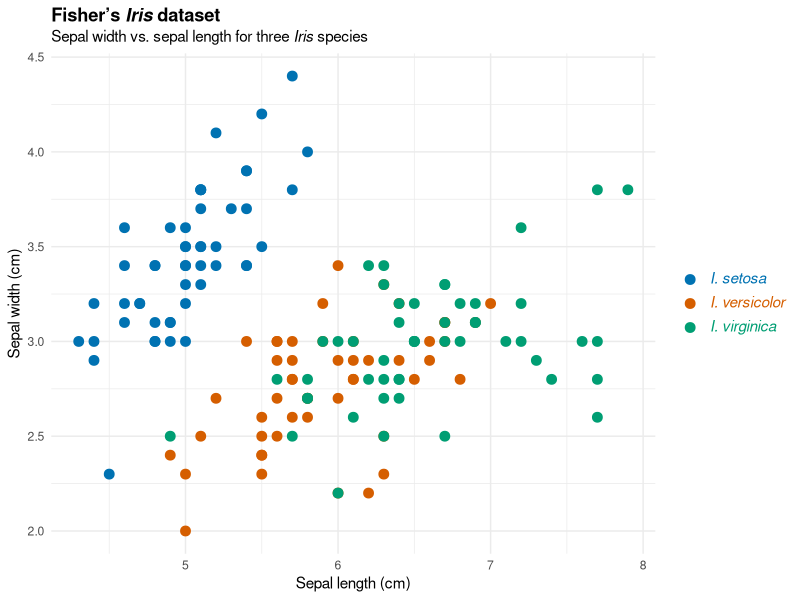

R code for this plot: (Note: this script raises an error after producing the figure.)
## ---- chunk 1
knitr::opts_chunk$set(echo = TRUE)
## ---- chunk 2
library(tidyverse)
library(ggtext) # devtools::install_github("clauswilke/ggtext")

## ---- chunk 3
ggplot(iris, aes(Sepal.Length, Sepal.Width, color = Species)) +
  geom_point(size = 3) +
   scale_color_manual(
    name = NULL,
    values = c(setosa = "#0072B2", virginica = "#009E73", versicolor = "#D55E00"),
    labels = c(
      setosa = "<i style='color:#0072B2'>I. setosa</i>",
      virginica = "<i style='color:#009E73'>I. virginica</i>",
      versicolor = "<i style='color:#D55E00'>I. versicolor</i>")
    ) +
  labs(
    title = "**Fisher's *Iris* dataset**  
    <span style='font-size:11pt'>Sepal width vs. sepal length for three *Iris*
    species</span>",
    x = "Sepal length (cm)", y = "Sepal width (cm)"
  ) +
  theme_minimal() +
  theme(
    plot.title = element_markdown(lineheight = 1.1),
    legend.text = element_markdown(size = 11)
  )


## ---- chunk 4
labels <- c(
  setosa = "<img src='https://upload.wikimedia.org/wikipedia/commons/thumb/8/86/Iris_setosa.JPG/180px-Iris_setosa.JPG'
    width='100' /><br>*I. setosa*",
  virginica = "<img src='https://upload.wikimedia.org/wikipedia/commons/thumb/3/38/Iris_virginica_-_NRCS.jpg/320px-Iris_virginica_-_NRCS.jpg'
    width='100' /><br>*I. virginica*",
  versicolor = "<img src='https://upload.wikimedia.org/wikipedia/commons/thumb/2/27/20140427Iris_versicolor1.jpg/320px-20140427Iris_versicolor1.jpg'
    width='100' /><br>*I. versicolor*"
)

ggplot(iris, aes(Species, Sepal.Width)) +
  geom_boxplot() +
  scale_x_discrete(
    name = NULL,
    labels = labels
  ) +
  theme(
    axis.text.x = element_markdown(color = "black", size = 11)
  )
## ---- chunk 5
df <- data.frame(
  label = c("Some text **in bold**.",
            "Linebreaks<br>linbreaks<br>linebreaks",
            "*x*<sup>2</sup> + 5*x* + *C*<sup>*i*</sub>",
            "Some <span style='color:blue'>blue text **in bold**.**</span><br>And *italics text.*<br>
            And some <span style='font-size:18pt; color:black'>large</span> text."),
  x = c(.2, .1, .5, .9),
  y = c(.8, .4, .1, .5),
  hjust = c(0.5, 0, 0, 1),
  vjust = c(0.5, 1, 0, 0.5),
  angle = c(0, 0, 45, -45),
  color = c("black", "blue", "black", "red"),
  fill = c("cornsilk", "white", "lightblue1", "white")
)

ggplot(df) +
  aes(x, y, label = label, angle = angle, color = color, fill = fill,
      hjust = hjust, vjust = vjust) +
  geom_richtext(
    fill = NA, label.color = NA, # remove backgroup and outline
    label.padding = grid::unit(rep(0, 4), "pt") # remove padding
  ) +
  geom_point(color = "black", size = 2) +
  scale_color_identity() +
  scale_fill_identity() +
  xlim(0, 1) + ylim(0, 1)


## ---- chunk 6

df <- data.frame(
  label = rep("Lorem ipsum dolor **sit amet,** consectetur adipiscing elit,
    sed do *eiusmod tempor incididunt* ut labore et dolore magna
    aliqua.", 2),
  x = c(0, .6),
  y = c(1, .6),
  hjust = c(0, 0),
  vjust = c(1, 0),
  orientation = c("upright", "right-rotated"),
  color = c("black", "blue"),
  fill = c("cornsilk", "white")
)

ggplot(df) +
  aes(
    x, y, label = label, color = color, fill = fill,
    box.hjust = hjust, box.vjust = vjust,
    orientation = orientation
  ) +
  geom_textbox(width = unit(0.4, "npc"),
               fill = NA, label.color = NA,
               label.padding = grid::unit(rep(0, 4), "pt")) +
  geom_point(color = "black", size = 2) +
  scale_discrete_identity(aesthetics = c("color", "fill", "orientation")) +
  xlim(0, 1) + ylim(0, 1)

